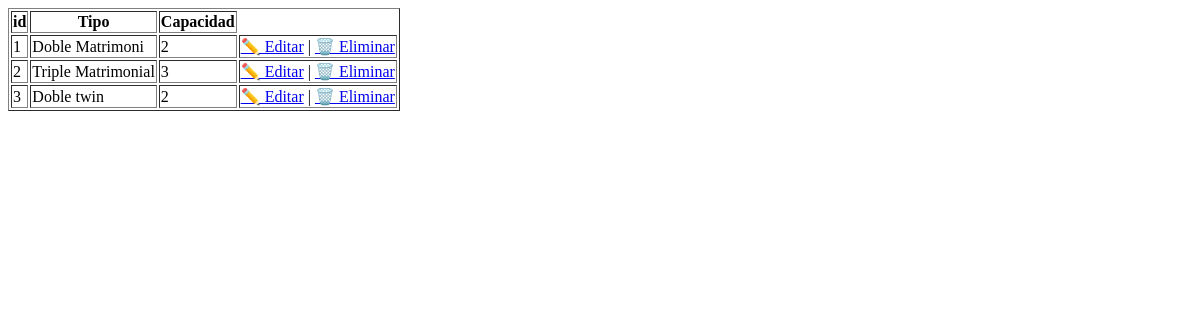
The app's page /tipos/, older data.
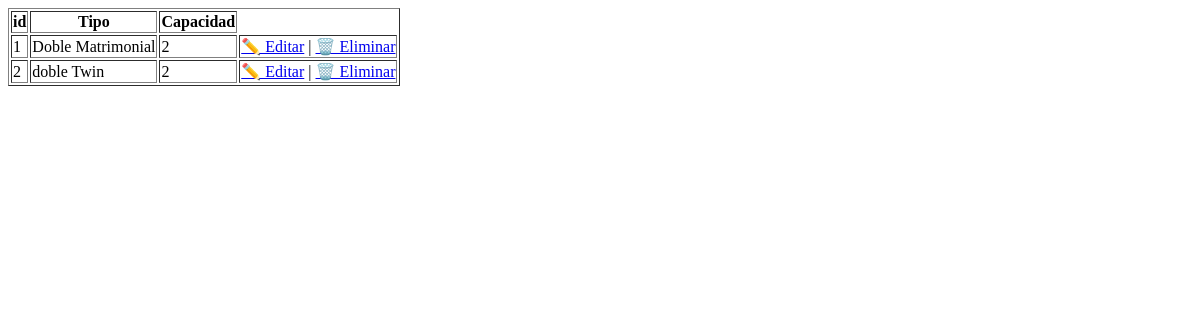
The same page, newer data.
### app_habitacion/models.py (models this page shows, shortened)
class TipoHabitacion(models.Model):
    nombre = models.CharField(max_length=100)
    capacidad = models.PositiveSmallIntegerField()
    class Meta:
        verbose_name = "Tipo de Habitación"
        verbose_name_plural = "Tipos de Habitaciones"

### app_habitacion/views.py (the view)
# urls.py: path("tipos/", views.lista_tipo_habitacion, name="lista_tipo_habitacion"),
def lista_tipo_habitacion(request):
    tipos = TipoHabitacion.objects.all()
    return render(request, "habitacion/lista_tipo_habitacion.html", {"tipos": tipos})

### app_habitacion/templates/habitacion/lista_tipo_habitacion.html
<table border="1">
    <tr>
        <th>id</th>
        <th>Tipo</th>
        <th>Capacidad</th>
    </tr>
    {% for t in tipos %}
    <tr>
        <td>{{ t.id }}</td>
        <td>{{ t.nombre }}</td>
        <td>{{ t.capacidad }}</td>
        <td>
            <a href="{% url 'editar_tipo_habitacion' t.id %}">✏️ Editar</a> |
            <a href="{% url 'eliminar_tipo_habitacion' t.id %}">🗑️ Eliminar</a>
        </td>
    </tr>
    {% empty %}
    <tr><td colspan="5">No hay habitaciones disponibles</td></tr>
    {% endfor %}
</table>

Row changes from the older to the newer data that the page shows:
removed TipoHabitacion: id "3", nombre "Doble twin", capacidad "2"
changed TipoHabitacion id 1: nombre "Doble Matrimoni" → "Doble Matrimonial"
changed TipoHabitacion id 2: nombre "Triple Matrimonial" → "doble Twin"; capacidad "3" → "2"
